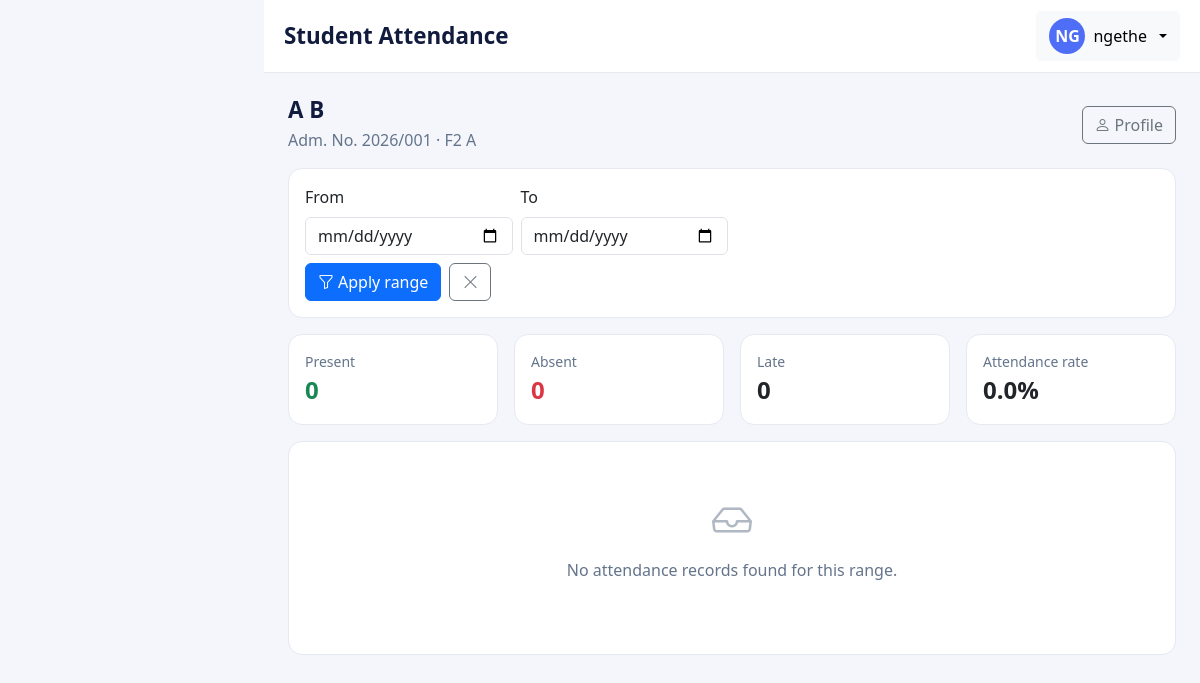
Page /attendance/student/1/ (signed in) on the committed database.
### accounts/models.py (models this page shows, shortened)
class UserProfile(models.Model):
    class Roles(models.TextChoices):
        ADMIN = 'ADMIN', 'Administrator'
        TEACHER = 'TEACHER', 'Teacher'
        PARENT = 'PARENT', 'Parent'
    user = models.OneToOneField(User, on_delete=models.CASCADE, related_name='profile')
    role = models.CharField(max_length=10, choices=Roles.choices, default=Roles.PARENT)
    phone = models.CharField(max_length=20, blank=True)
    @property
    def is_admin(self):
        return self.role == self.Roles.ADMIN

### students/models.py (models this page shows, shortened)
class Student(models.Model):
    class Gender(models.TextChoices):
        MALE = 'M', 'Male'
        FEMALE = 'F', 'Female'
    class Status(models.TextChoices):
        ACTIVE = 'ACTIVE', 'Active'
        INACTIVE = 'INACTIVE', 'Inactive'
        GRADUATED = 'GRADUATED', 'Graduated'
        TRANSFERRED = 'TRANSFERRED', 'Transferred'
        SUSPENDED = 'SUSPENDED', 'Suspended'
    user = models.OneToOneField(
        User, null=True, blank=True,
        on_delete=models.SET_NULL, related_name='student',
    )
    admission_no = models.CharField(max_length=20, unique=True)
    first_name = models.CharField(max_length=100)
    middle_name = models.CharField(max_length=100, blank=True)
    last_name = models.CharField(max_length=100)
    gender = models.CharField(max_length=1, choices=Gender.choices)
    date_of_birth = models.DateField()
    class_stream = models.ForeignKey(
        'core.ClassStream', on_delete=models.PROTECT, related_name='students',
    )
    parents = models.ManyToManyField(
        Parent, through='StudentParent', related_name='children',
    )
    date_admitted = models.DateField()
    status = models.CharField(
        max_length=12, choices=Status.choices, default=Status.ACTIVE,
    )
    contact_name = models.CharField(max_length=100, blank=True)
    contact_phone = models.CharField(max_length=20, blank=True)
    class Meta:
        ordering = ['admission_no']
    @property
    def full_name(self):
        middle = f' {self.middle_name}' if self.middle_name else ''
        return f'{self.first_name}{middle} {self.last_name}'

### core/models.py (models this page shows, shortened)
class ClassStream(models.Model):
    school_class = models.ForeignKey(
        SchoolClass, on_delete=models.PROTECT, related_name='class_streams',
    )
    stream = models.ForeignKey(
        Stream, on_delete=models.PROTECT, related_name='class_streams',
    )
    class_teacher = models.ForeignKey(
        Teacher, null=True, blank=True,
        on_delete=models.SET_NULL, related_name='headed_streams',
    )
    subjects = models.ManyToManyField(Subject, blank=True, related_name='class_streams')
    class Meta:
        ordering = ['school_class__name', 'stream__name']
        constraints = [
            models.UniqueConstraint(
                fields=['school_class', 'stream'],
                name='unique_class_stream',
            ),
        ]
    def __str__(self):
        return f'{self.school_class.name} {self.stream.name}'

class SchoolClass(models.Model):
    name = models.CharField(max_length=100, unique=True)
    is_active = models.BooleanField(default=True)
    class Meta:
        ordering = ['name']

class Stream(models.Model):
    name = models.CharField(max_length=50, unique=True)
    class Meta:
        ordering = ['name']

### attendance/views.py (the view, shortened to what this page needs)
# urls.py: path('student/<int:pk>/', StudentAttendanceView.as_view(), name='student'),
class StudentAttendanceView(LoginRequiredMixin, _PageTitleMixin, View):
    template_name = 'attendance/student_attendance.html'
    page_title = 'Student Attendance'
    def dispatch(self, request, *args, **kwargs):
        if not request.user.is_authenticated:
            return redirect_to_login(request.get_full_path())
        self.student = get_object_or_404(
            Student.objects.select_related(
                'class_stream__school_class', 'class_stream__stream'
            ),
            pk=kwargs['pk'],
        )
        role = get_role(request.user)
        if role == ADMIN:
            return super().dispatch(request, *args, **kwargs)
    def get(self, request, *args, **kwargs):
        queryset = self.student.attendance.order_by('-date')
        params = request.GET
        if params.get('date_from'):
            queryset = queryset.filter(date__gte=params['date_from'])
        if params.get('date_to'):
            queryset = queryset.filter(date__lte=params['date_to'])
        paginator = Paginator(queryset, 20)
        page_obj = paginator.get_page(request.GET.get('page'))
        page_params = request.GET.copy()
        page_params.pop('page', None)
        context = {
            'page_title': self.page_title,
            'student': self.student,
            'page_obj': page_obj,
            'is_paginated': page_obj.has_other_pages(),
            'page_qs': page_params.urlencode(),
            'summary': status_counts(queryset),
            'filters': request.GET,
        }
        return render(request, self.template_name, context)

### accounts/access.py (called while the page is built)
def get_role(user):
    if not user or not user.is_authenticated:
        return None
    profile = getattr(user, 'profile', None)
    return profile.role if profile else None

### attendance/services.py (called while the page is built)
def status_counts(queryset):
    counts = {choice: 0 for choice, _ in Attendance.Status.choices}
    rows = (
        queryset.order_by()
        .values('status')
        .annotate(total=Count('id'))
    )
    for row in rows:
        counts[row['status']] = row['total']
    total = sum(counts.values())
    percent = (counts['PRESENT'] / total * 100) if total else 0
    return {
        'counts': counts,
        'total': total,
        'percent': percent,
    }

### templates/attendance/student_attendance.html (shortened to what this page needs)
{% extends 'base.html' %}
{% block content %}
  <div class="d-flex flex-wrap justify-content-between align-items-center gap-2 mb-3">
    <div>
      <h1 class="page-title mb-1">{{ student.full_name }}</h1>
      <p class="text-subtle mb-0">Adm. No. {{ student.admission_no }} · {{ student.class_stream }}</p>
    </div>
    {% if user_profile.is_admin %}
      <a href="{% url 'students:detail' student.pk %}" class="btn btn-outline-secondary">
        <i class="bi bi-person me-1"></i>Profile
      </a>
    {% endif %}
  </div>
  <form method="get" class="card card-body-section mb-3">
    <div class="card-body py-3">
      <div class="row g-2 align-items-end">
        <div class="col-12 col-md-3">
          <label class="form-label" for="id_date_from">From</label>
          <input type="date" name="date_from" id="id_date_from" class="form-control" value="{{ filters.date_from }}">
        </div>
        <div class="col-12 col-md-3">
          <label class="form-label" for="id_date_to">To</label>
          <input type="date" name="date_to" id="id_date_to" class="form-control" value="{{ filters.date_to }}">
        </div>
        <div class="col-12 d-flex gap-2">
          <button type="submit" class="btn btn-primary">
            <i class="bi bi-funnel me-1"></i>Apply range
          </button>
          <a href="{% url 'attendance:student' student.pk %}" class="btn btn-outline-secondary">
            <i class="bi bi-x-lg"></i>
          </a>
        </div>
      </div>
    </div>
  </form>
  <div class="row g-3 mb-3">
    <div class="col-6 col-md-3">
      <div class="card card-body-section h-100">
        <div class="card-body">
          <div class="text-subtle small">Present</div>
          <div class="fs-4 fw-semibold text-success">{{ summary.counts.PRESENT }}</div>
        </div>
      </div>
    </div>
    <div class="col-6 col-md-3">
      <div class="card card-body-section h-100">
        <div class="card-body">
          <div class="text-subtle small">Absent</div>
          <div class="fs-4 fw-semibold text-danger">{{ summary.counts.ABSENT }}</div>
        </div>
      </div>
    </div>
    <div class="col-6 col-md-3">
      <div class="card card-body-section h-100">
        <div class="card-body">
          <div class="text-subtle small">Late</div>
          <div class="fs-4 fw-semibold">{{ summary.counts.LATE }}</div>
        </div>
      </div>
    </div>
    <div class="col-6 col-md-3">
      <div class="card card-body-section h-100">
        <div class="card-body">
          <div class="text-subtle small">Attendance rate</div>
          <div class="fs-4 fw-semibold">{{ summary.percent|floatformat:1 }}%</div>
        </div>
      </div>
    </div>
  </div>
  <div class="card card-body-section">
    <div class="card-body p-0">
      {% if page_obj.object_list %}
        <div class="table-responsive">
          <table class="table table-hover align-middle mb-0">
            <thead>
              <tr>
                <th>Date</th>
                <th>Status</th>
                <th class="text-end">Recorded by</th>
              </tr>
            </thead>
            <tbody>
              {% for record in page_obj %}
                <tr>
                  <td>{{ record.date|date:'D, d M Y' }}</td>
                  <td>
                    {% if record.status == 'PRESENT' %}
                      <span class="badge bg-success">Present</span>
                    {% elif record.status == 'ABSENT' %}
                      <span class="badge bg-danger">Absent</span>
                    {% elif record.status == 'LATE' %}
                      <span class="badge bg-warning text-dark">Late</span>
                    {% else %}
                      <span class="badge bg-info text-dark">Excused</span>
                    {% endif %}
                    {% if record.notes %}
                      <span class="text-subtle small ms-2">{{ record.notes }}</span>
                    {% endif %}
                  </td>
                  <td class="text-end">
                    {% if record.recorded_by %}
                      {{ record.recorded_by.get_full_name|default:record.recorded_by.username }}
                    {% else %}
                      —
                    {% endif %}
                  </td>
                </tr>
              {% endfor %}
            </tbody>
          </table>
        </div>
        {% include 'partials/pagination.html' %}
      {% else %}
        {% include 'partials/empty_state.html' with message='No attendance records found for this range.' %}
      {% endif %}
    </div>
  </div>
{% endblock %}

### templates/partials/topbar.html (shortened to what this page needs)
<header class="app-topbar">
  <div class="d-flex align-items-center justify-content-between gap-2">
    <div class="d-flex align-items-center gap-2">
      <h1 class="page-title mb-0">{% block page_title %}{{ page_title|default:"Dashboard" }}{% endblock %}</h1>
    </div>
    <div class="d-flex align-items-center gap-2">
      {% if user_profile %}
        <div class="dropdown">
          <button class="btn btn-light dropdown-toggle d-flex align-items-center gap-2" type="button"
                  data-bs-toggle="dropdown" aria-expanded="false">
            <span class="user-avatar">{{ user_profile.user.username|slice:":2"|upper }}</span>
            <span class="d-none d-md-inline">{{ user_profile.user.get_full_name|default:user_profile.user.username }}</span>
          </button>
        </div>
      {% endif %}
    </div>
  </div>
</header>

### static/css/app.css (style rules this page uses)
:root { --brand-navy: #101b3d; --brand-navy-2: #1b2a5e; --brand-accent: #4f6ef7; --brand-accent-soft: #eef1fe; --body-bg: #f4f6fb; --sidebar-width: 264px; --text-muted: #64748b; }
body.app-body { background-color: var(--body-bg); font-family: 'Segoe UI', system-ui, -apple-system, sans-serif; }
.app-topbar { background: #fff; border-bottom: 1px solid #e6e9f2; padding: 0.7rem 1.25rem; position: sticky; top: 0; z-index: 100; }
.card-body-section { background: #fff; border: 1px solid #e6e9f2; border-radius: 14px; }
.page-title { font-size: 1.4rem; font-weight: 700; color: var(--brand-navy); margin: 0; }
.text-subtle { color: var(--text-muted); }
.user-avatar { width: 36px; height: 36px; border-radius: 50%; background: var(--brand-accent); color: #fff; display: inline-flex; align-items: center; justify-content: center; font-weight: 600; }

### rows in the picture
UserProfile: user.username "NG", user.get_full_name "ngethe"
Student: full_name "A B", admission_no "2026/001", class_stream "F2 A"

### other values in the picture
{{ page_title|default:"Dashboard" }} "Student Attendance"
{{ summary.counts.PRESENT }} "0"
{{ summary.counts.ABSENT }} "0"
{{ summary.counts.LATE }} "0"
{{ summary.percent|floatformat:1 }} "0.0"
{{ message|default:"No records found." }} "No attendance records found for this range."
